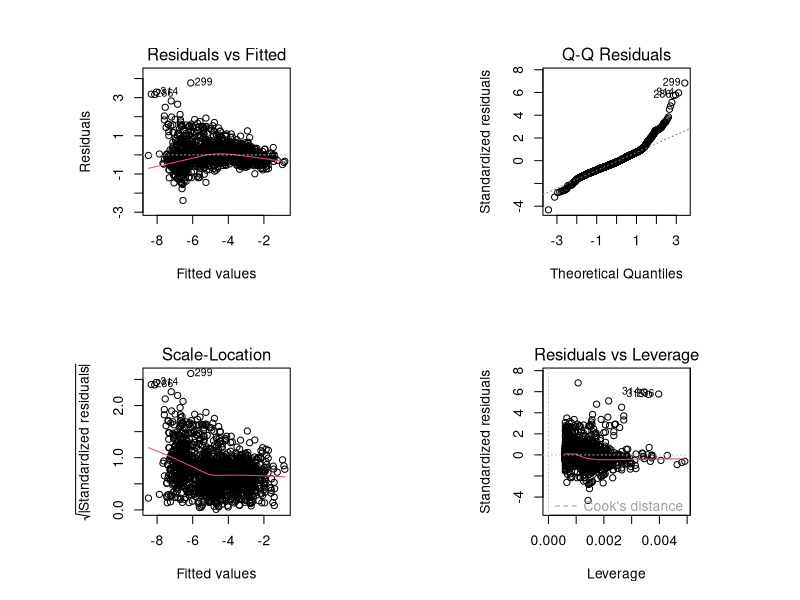
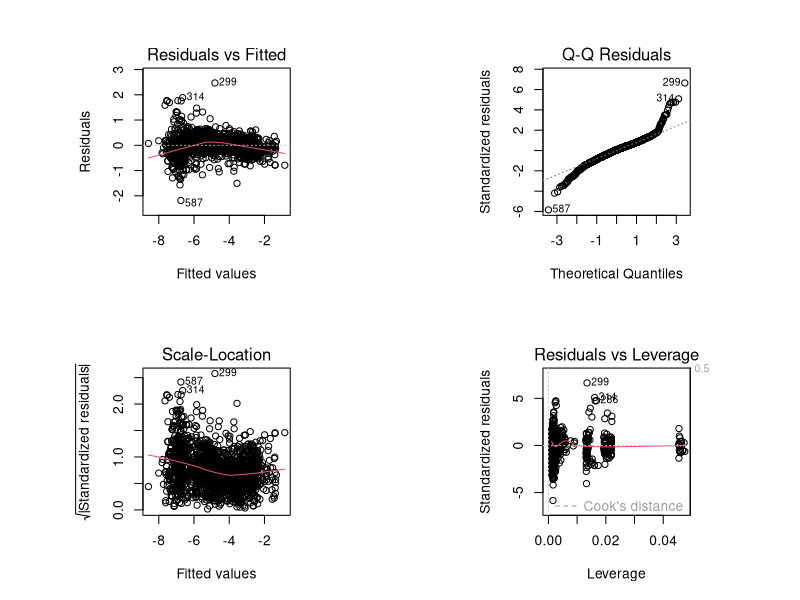
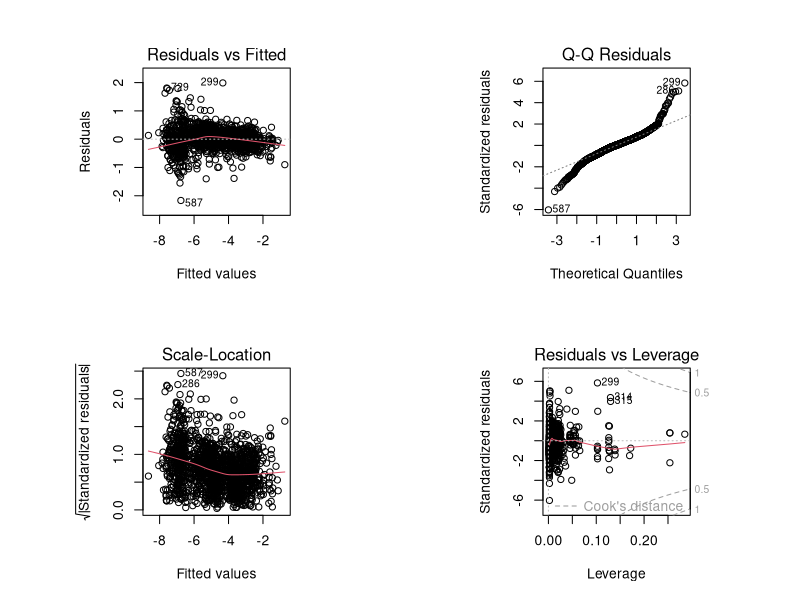
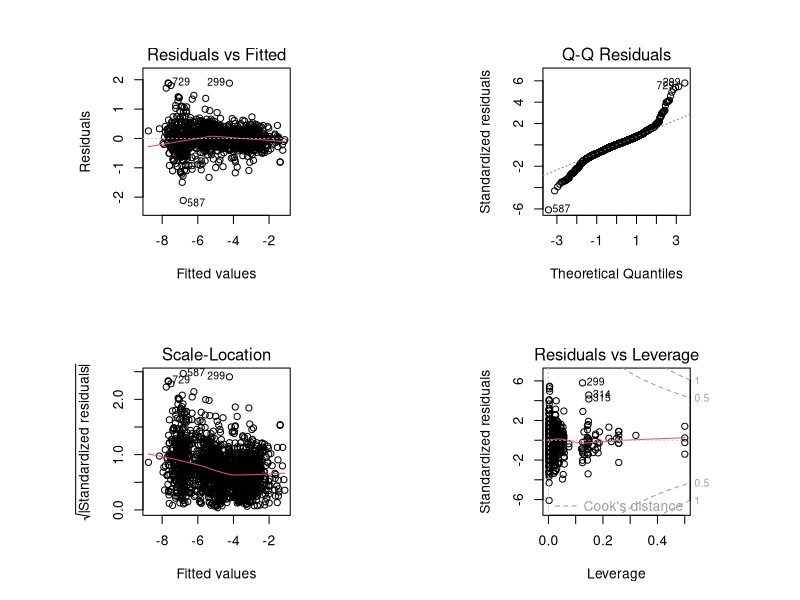
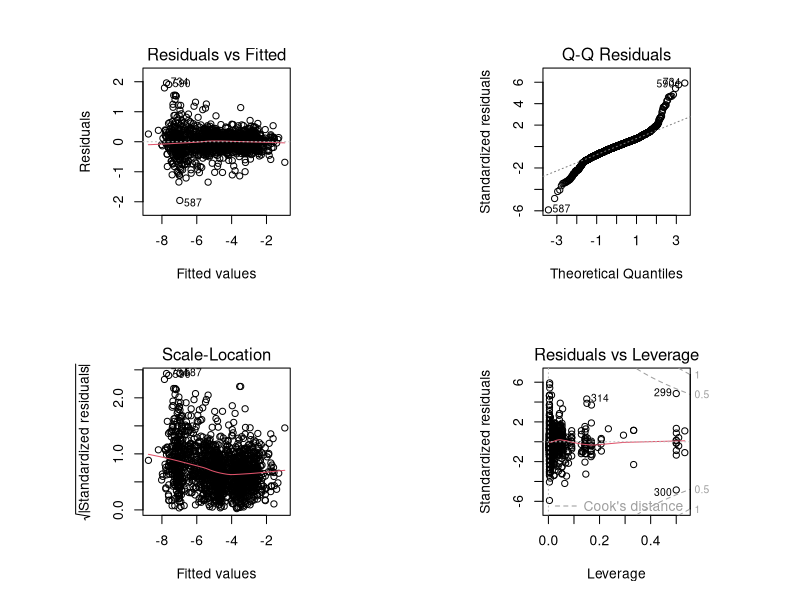
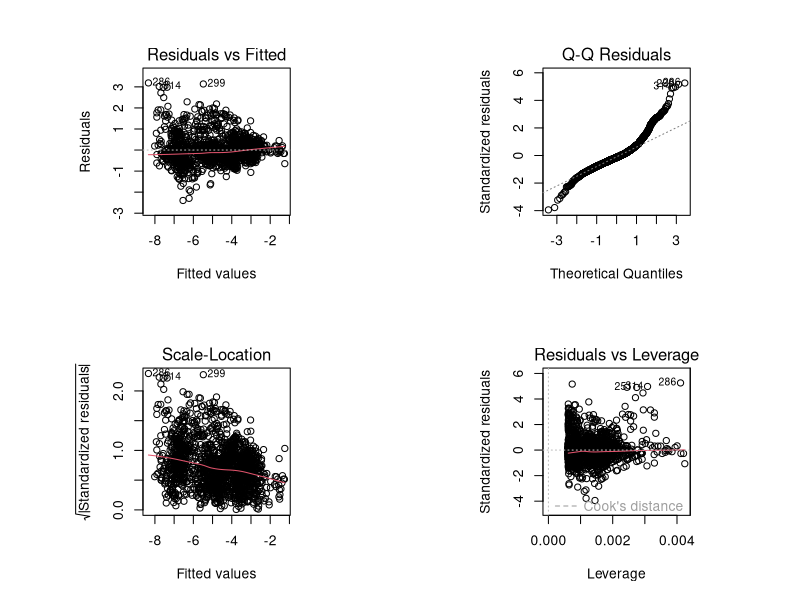
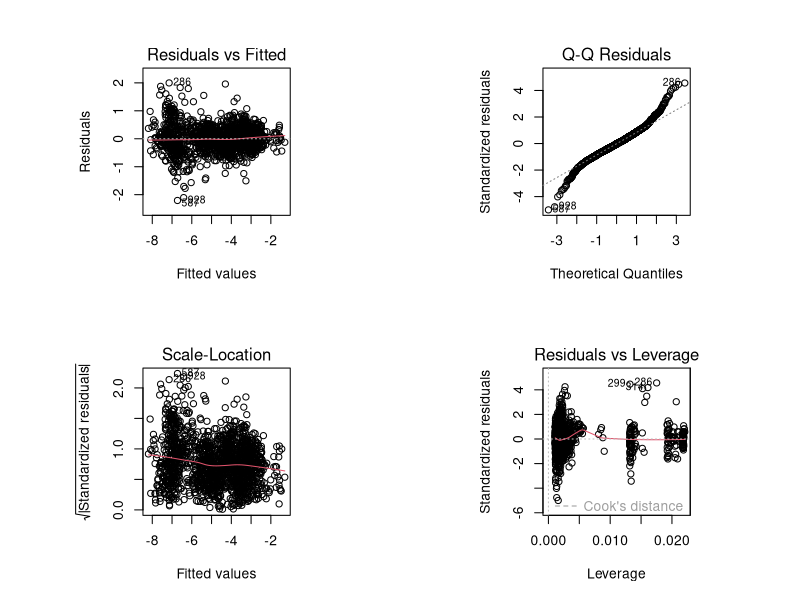
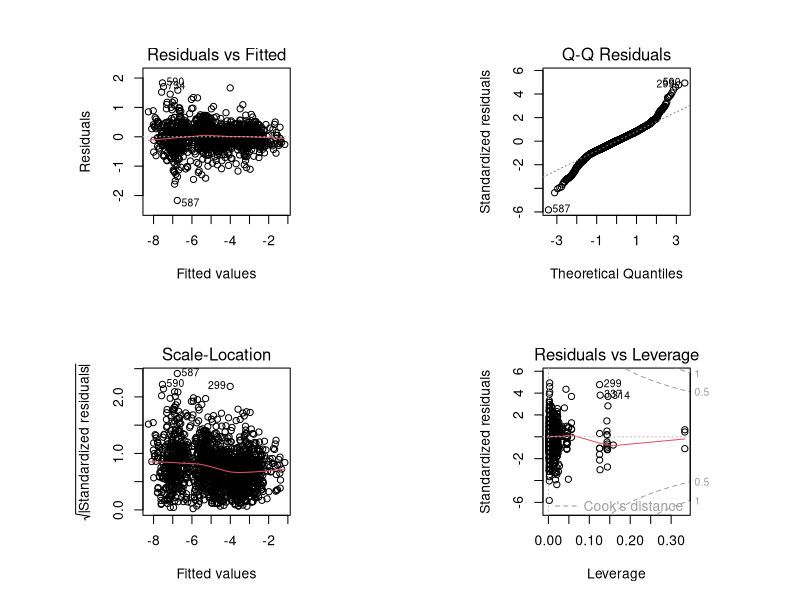

These charts were generated, in order, by the following R code:
###Bee analyses

PredAllo=read.csv("PredAlloPoll17218.csv",header=T)
str(PredAllo)
##Individual data frames
PredAllo.split=split(PredAllo,PredAllo$Taxa)
BEE=PredAllo.split[[1]]
HOV=PredAllo.split[[2]]

#One specimen without genus
BEE=BEE[-454,]
BEE[454,]

#Graphing parameters
par(mfrow=c(2,2))
par(pty="s")

#Libraries
#1
Bee.ITm1=lm(log(Spec.wgt)~log(IT),BEE)
plot(Bee.ITm1)
#2
Bee.ITm2=lm(log(Spec.wgt)~log(IT)+Country,BEE)
plot(Bee.ITm2)
#3
Bee.ITm3=lm(log(Spec.wgt)~log(IT)+Country+Subfamily,BEE)
plot(Bee.ITm3)
#4
Bee.ITm4=lm(log(Spec.wgt)~log(IT)+Country+Tribe,BEE)
plot(Bee.ITm4)
#5
Bee.ITm5=lm(log(Spec.wgt)~log(IT)+Country+Genus,BEE)
plot(Bee.ITm5)
is.na(BEE$Genus)

summary(Bee.ITm1)
#Adjusted R-squared:  0.8804 
summary(Bee.ITm2)
#Adjusted R-squared:  0.945
summary(Bee.ITm3)
#Adjusted R-squared:  0.9493
summary(Bee.ITm4)
#Adjusted R-squared:  0.9351 
summary(Bee.ITm5)
#Adjusted R-squared:  0.9526

anova(Bee.ITm1,Bee.ITm2,Bee.ITm3,Bee.ITm5)

#Analysis of Variance Table

#Model 1: log(Spec.wgt) ~ log(IT)
#Model 2: log(Spec.wgt) ~ log(IT) + Country
#Model 3: log(Spec.wgt) ~ log(IT) + Country + Subfamily
#Model 4: log(Spec.wgt) ~ log(IT) + Country + Genus
#Res.Df    RSS Df Sum of Sq       F    Pr(>F)    
#1   1640 499.85                                   
#2   1635 229.16  5   270.692 492.193 < 2.2e-16 ***
#3   1622 209.63 13    19.532  13.659 < 2.2e-16 ***
#4   1585 174.34 37    35.289   8.671 < 2.2e-16 ***
  
AIC(Bee.ITm1,Bee.ITm2,Bee.ITm3,Bee.ITm4,Bee.ITm5)

#df      AIC
#Bee.ITm1  3 2712.874
#Bee.ITm2  8 1442.300
#Bee.ITm3 21 1322.022
#Bee.ITm4 41 1229.075
#Bee.ITm5 58 1093.350


#Different sample size due to missing tribes
#Bee.ITm4 28 1002.8947


###Body length
Bee.BLm1=lm(log(Spec.wgt)~log(BL),BEE)
plot(Bee.BLm1)
Bee.BLm2=lm(log(Spec.wgt)~log(BL)+Country,BEE)
plot(Bee.BLm2)
Bee.BLm3=lm(log(Spec.wgt)~log(BL)+Country+Subfamily,BEE)
plot(Bee.BLm3)
Bee.BLm4=lm(log(Spec.wgt)~log(BL)+Country+Tribe,BEE)
plot(Bee.BLm4)
Bee.BLm5=lm(log(Spec.wgt)~log(BL)+Country+Genus,BEE)
plot(Bee.BLm5)

anova(Bee.BLm1,Bee.BLm2,Bee.BLm3,Bee.BLm5)
#Analysis of Variance Table

#Model 1: log(Spec.wgt) ~ log(BL)
#Model 2: log(Spec.wgt) ~ log(BL) + Country
#Model 3: log(Spec.wgt) ~ log(BL) + Country + Subfamily
#Model 4: log(Spec.wgt) ~ log(BL) + Country + Genus
  #Res.Df    RSS Df Sum of Sq        F    Pr(>F)    
#1   1074 522.45                                    
#2   1071 240.22  3   282.228 618.6484 < 2.2e-16 ***
#3   1059 184.16 12    56.069  30.7260 < 2.2e-16 ***
#4   1036 157.54 23    26.614   7.6095 < 2.2e-16 ***

summary(Bee.BLm1)
#Adjusted R-squared:  0.7981 
summary(Bee.BLm2)
#Adjusted R-squared:  0.9069 
summary(Bee.BLm3)
#Adjusted R-squared:  0.9278 
summary(Bee.BLm4)
#Adjusted R-squared:  0.9355 
summary(Bee.BLm5)
#Adjusted R-squared:  0.9369 

##IT*BL

Bee.ITBLm1=lm(log(Spec.wgt)~log(ITxBL),BEE)
plot(Bee.ITBLm1)
Bee.ITBLm2=lm(log(Spec.wgt)~log(ITxBL)+Country,BEE)
plot(Bee.ITBLm2)
Bee.ITBLm3=lm(log(Spec.wgt)~log(ITxBL)+Country+Subfamily,BEE)
plot(Bee.ITBLm3)
Bee.ITBLm4=lm(log(Spec.wgt)~log(ITxBL)+Country+Tribe,BEE)
plot(Bee.ITBLm4)
Bee.ITBLm5=lm(log(Spec.wgt)~log(ITxBL)+Country+Genus,BEE)
plot(Bee.ITBLm5)

anova(Bee.ITBLm1,Bee.ITBLm2,Bee.ITBLm3,Bee.ITBLm5)
#Analysis of Variance Table

#Model 1: log(Spec.wgt) ~ log(ITxBL)
#Model 2: log(Spec.wgt) ~ log(ITxBL) + Country
#Model 3: log(Spec.wgt) ~ log(ITxBL) + Country + Subfamily
#Model 4: log(Spec.wgt) ~ log(ITxBL) + Country + Genus
  #Res.Df    RSS Df Sum of Sq        F    Pr(>F)    
#1   1074 397.81                                    
#2   1071 170.40  3   227.408 588.5981 < 2.2e-16 ***
#3   1059 154.85 12    15.556  10.0660 < 2.2e-16 ***
#4   1036 133.42 23    21.427   7.2338 < 2.2e-16 ***

summary(Bee.ITBLm1)
#Adjusted R-squared:  0.8463 
summary(Bee.ITBLm2)
#Adjusted R-squared:  0.934 
summary(Bee.ITBLm3)
#Adjusted R-squared:  0.9393
summary(Bee.ITBLm4)
#Adjusted R-squared:  0.9442
summary(Bee.ITBLm5)
#Adjusted R-squared:  0.9466 


#########
# Is gender important??)

#One specimen without genus
table(BEE$Sex)
#1
Bee.ITSm1=lm(log(Spec.wgt)~log(IT)+Sex,BEE)
plot(Bee.ITSm1)
#2
Bee.ITSm2=lm(log(Spec.wgt)~log(IT)+Country+Sex,BEE)
plot(Bee.ITSm2)
#3
Bee.ITSm3=lm(log(Spec.wgt)~log(IT)+Country+Subfamily+Sex,BEE)
plot(Bee.ITSm3)
#4
Bee.ITSm4=lm(log(Spec.wgt)~log(IT)+Country+Tribe+Sex,BEE)
plot(Bee.ITSm4)
#5
Bee.ITSm5=lm(log(Spec.wgt)~log(IT)+Country+Genus+Sex,BEE)
plot(Bee.ITSm5)

summary(Bee.ITSm1)
#Adjusted R-squared:  0.8811
summary(Bee.ITSm2)
#Adjusted R-squared:  0.9452
summary(Bee.ITSm3)
#Adjusted R-squared:  0.9496
summary(Bee.ITSm4)
#Adjusted R-squared:  0.9528
summary(Bee.ITSm5)
#Adjusted R-squared:  0.9572

